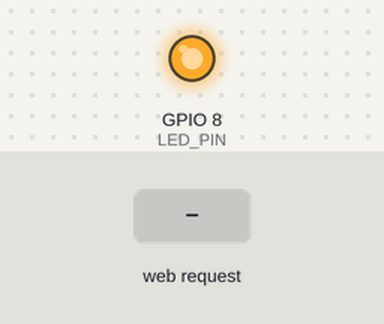
Bench run of a sketch on a simulated ESP32-C3. On the bench: output pins drawn as LEDs (lit = HIGH). Inputs (shaded band) come from the test bench. WiFi joins after 1.5 s; servers stay silent unless stated; what the sketch prints to the serial monitor is not drawn.

Above: at 2.8 s.
2.9 s: HTTP request GET /on received
At 3.4 s:
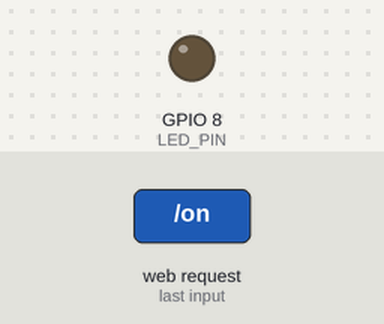
4.4 s: HTTP request GET /off received
At 5.7 s:
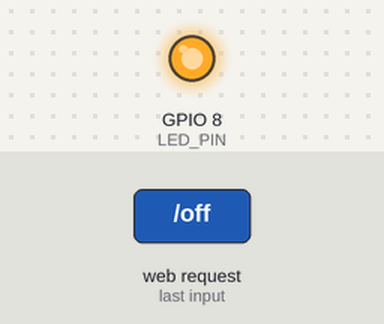
Timing chart, 0 to 7.4 s (numbered marks = the images above; inputs shaded):
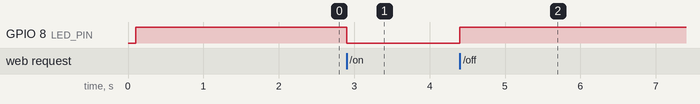

The sketch:

ESP-32-C3-web-server.ino
```cpp
#include <Arduino.h>
#include <WiFi.h>
#include <WebServer.h>

//Dziala tylko po wybraniu plytki "SparkFun Pro Micro - ESP32C3"
const char* ssid = "******";
const char* password = "*******";

const int LED_PIN = 8;

WebServer server(80);

String htmlPage(bool ledState) {
  String html = "<!DOCTYPE html><html><head>";
  html += "<meta name='viewport' content='width=device-width, initial-scale=1'>";
  html += "<title>ESP32 LED</title>";
  html += "</head><body style='font-family:Arial; text-align:center;'>";
  html += "<h1>ESP32 Web Server</h1>";

  html += "<p>LED jest ";
  html += ledState ? "<b>WYLACZONA</b></p>" : "<b>WLACZONA</b></p>";

  html += "<a href='/on'><button style='font-size:20px;'>WLACZ</button></a>";
  html += "&nbsp;";
  html += "<a href='/off'><button style='font-size:20px;'>WYLACZ</button></a>";

  html += "</body></html>";
  return html;
}

void handleRoot() {
  bool ledState = digitalRead(LED_PIN);
  server.send(200, "text/html", htmlPage(ledState));
}

void handleOn() {
  digitalWrite(LED_PIN, LOW);
  server.sendHeader("Location", "/");
  server.send(303);
}

void handleOff() {
  digitalWrite(LED_PIN, HIGH);
  server.sendHeader("Location", "/");
  server.send(303);
}

void setup() {
  Serial.begin(115200);
  Serial.print("Starting connection...");

  pinMode(LED_PIN, OUTPUT);
  delay(100);

  digitalWrite(LED_PIN, HIGH);

  WiFi.begin(ssid, password);
  Serial.print("Laczenie z WiFi");

  while (WiFi.status() != WL_CONNECTED) {
    delay(500);
    Serial.print(".");
  }

  Serial.println();
  Serial.print("Polaczono! IP: ");
  Serial.println(WiFi.localIP());

  server.on("/", handleRoot);
  server.on("/on", handleOn);
  server.on("/off", handleOff);

  server.begin();
  Serial.println("Serwer WWW uruchomiony");
}

void loop() {
  server.handleClient();
}
```

Measured:
- after the input at 2.9 s, GPIO 8 (LED_PIN): HIGH → LOW at once
- after the input at 4.4 s, GPIO 8 (LED_PIN): LOW → HIGH at once
